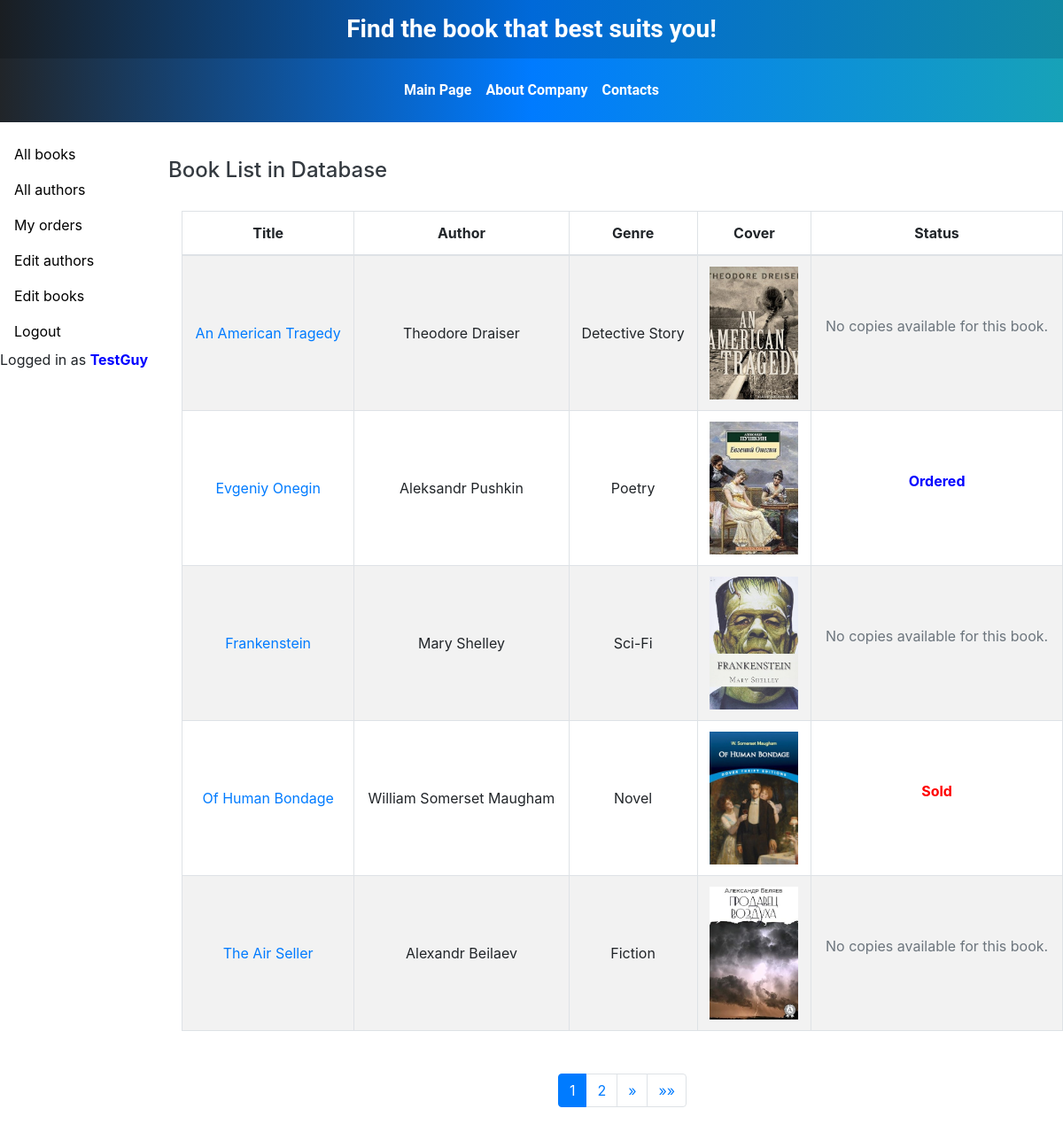
The app's page /books/ (signed in) with its own data.
### catalog/models.py (models this page shows, shortened)
class Book(models.Model):
    title = models.CharField(max_length=200,
                             help_text="Enter the title of the book",
                             verbose_name="Book Title")
    genre = models.ForeignKey('Genre',
                              on_delete=models.CASCADE,
                              help_text="Enter the genre of the book",
                              verbose_name="Book Genre",
                              null=True)
    language = models.ForeignKey('Language',
                                 on_delete=models.CASCADE,
                                 help_text="Enter the language of the book",
                                 verbose_name="Book Language",
                                 null=True)
    publisher = models.ForeignKey('Publisher',
                                  on_delete=models.CASCADE,
                                  help_text="Enter the publisher of the book",
                                  verbose_name="Publisher",
                                  null=True)
    year = models.CharField(max_length=4,
                            help_text="Enter the year of the book",
                            verbose_name="Book Year")
    author = models.ManyToManyField('Author',
                                    help_text="Enter the author(s) of the book",
                                    verbose_name="Book Author(s)")
    summary = models.TextField(max_length=1000,
                               help_text="Enter the short summary of the book",
                               verbose_name="Book Annotation")
    isbn = models.CharField(max_length=13,
                            help_text="It must contain 13 symbols",
                            verbose_name="ISBN of the Book")
    photo = models.ImageField(upload_to="images",
                              help_text="Enter the cover of the book",
                              verbose_name="Book Cover")
    class Meta:
        ordering = ['title']  # Default ordering by book title
    def display_author(self):
        return ', '.join([f"{author.first_name} {author.last_name}" for author in self.author.all()])
    display_author.short_description = 'Authors'

class Author(models.Model):
    first_name = models.CharField(max_length=100,
                                  help_text="Enter the name of the author",
                                  verbose_name="Author Name")
    last_name = models.CharField(max_length=100,
                                 help_text="Enter the surname of the author",
                                 verbose_name="Author Surname")
    date_of_birth = models.DateField(help_text="Enter the date of birth",
                                     verbose_name="Birthday",
                                     null=True,
                                     blank=True)
    about = models.TextField(help_text="Enter the data about author",
                             verbose_name="About author")
    photo = models.ImageField(upload_to='images',
                              help_text="Upload author photo",
                              verbose_name="Author Photo",
                              null=True,
                              blank=True)

class Genre(models.Model):
    name = models.CharField(max_length=200,
                            help_text="Enter the genre of the book",
                            verbose_name="Book Genre")

class BookInstance(models.Model):
    book = models.ForeignKey('Book',
                             on_delete=models.CASCADE,
                             null=True)
    inv_num = models.CharField(max_length=20,
                               null=True,
                               help_text="Enter the inventory number",
                               verbose_name="Inventory Number")
    status = models.ForeignKey('Status',
                               on_delete=models.CASCADE,
                               null=True,
                               help_text="Change the status of the book",
                               verbose_name='Status of the book')
    due_back = models.DateField(null=True,
                                blank=True,
                                help_text="Enter the due date",
                                verbose_name="Due date")
    borrower = models.ForeignKey(User,
                                 on_delete= models.SET_NULL,
                                 null=True,
                                 blank=True,
                                 verbose_name='Customer',
                                 help_text='Choose Customer',
                                 )
    class Meta:
        ordering = ["due_back"]

class Status(models.Model):
    name = models.CharField(max_length=20,
                            help_text="Enter the status of the book instance",
                            verbose_name="Book Status")

### catalog/views.py (the view)
# urls.py: path('books/', login_required(views.BookListView.as_view()), name='books'),
class BookListView(ListView):
    model = Book
    context_object_name = 'books'
    paginate_by = 5

### templates/catalog/book_list.html (shortened to what this page needs)
{% extends 'catalog/base.html' %}
{% block content %}
<div class="container mt-4">
    <div class="row text-center text-dark mb-4">
        <h4>Book List in Database</h4>
    </div>
    {% if books %}
    <table class="table table-striped table-bordered text-center">
        <thead>
        <tr>
            <th>Title</th>
            <th>Author</th>
            <th>Genre</th>
            <th>Cover</th>
            <th>Status</th>
        </tr>
        </thead>
        <tbody>
        {% for book in books %}
        <tr>
            <td class="align-middle"><a href="{% url 'book-detail' book.id %}">{{ book.title }}</a></td>
            <td class="align-middle">{{ book.display_author }}</td>
            <td class="align-middle">{{ book.genre.name }}</td>
            <td class="align-middle">
                {% if book.photo %}
                <div style="width: 100px; height: 150px; margin: 0 auto;">
                    <img src="{{ book.photo.url }}" alt="Cover of {{ book.title }}" class="img-fluid" style="width: 100%; height: 100%; object-fit: cover;">
                </div>
                {% else %}
                <span class="text-muted">No cover available</span>
                {% endif %}
            </td>
            <td class="align-middle">
            {% if book.bookinstance_set.exists %}
                <ul class="list-unstyled">
                    {% include "catalog/book_status.html" %}
                </ul>
            {% else %}
                <p class="text-muted">No copies available for this book.</p>
            {% endif %}
            </td>
        </tr>
        {% endfor %}
        </tbody>
    </table>
    {% else %}
    <p class="text-muted text-center">There are no books in the database.</p>
    {% endif %}
</div>
{% endblock %}

### templates/catalog/base.html (shortened to what this page needs)
<!doctype html>
<html lang="en">
<head>
    {% load static %}
    <link rel="stylesheet" href="https://stackpath.bootstrapcdn.com/bootstrap/4.5.2/css/bootstrap.min.css">
    <link rel="stylesheet" href="https://cdnjs.cloudflare.com/ajax/libs/font-awesome/4.7.0/css/font-awesome.min.css">
</head>
<body>
<div class="wrapper">
    <header class="header">
        <div class="container">
            <div class="row align-items-center">
                <div class="col-12 text-center text-md-left">
                    <h3 class="text-center font-weight-bold mb-0">
                        Find the book that best suits you!
                    </h3>
                </div>
            </div>
        </div>
    </header>
    <nav class="navbar navbar-expand-lg navbar-custom">
        <div class="container">
            <div class="collapse navbar-collapse justify-content-center" id="navbarNav">
                <ul class="navbar-nav">
                    <li class="nav-item">
                        <a class="nav-link" href="{% url 'index' %}">Main Page</a>
                    </li>
                    <li class="nav-item">
                        <a class="nav-link" href="{% url 'about' %}">About Company</a>
                    </li>
                    <li class="nav-item">
                        <a class="nav-link" href="{% url 'contacts' %}">Contacts</a>
                    </li>
                </ul>
            </div>
        </div>
    </nav>
    <div class="container-fluid content-area">
        <div class="row">
            <div class="col-2">
                {% block sidebar %}
                <nav class="nav flex-column">
                    <a class="nav-link" href="{% url 'books' %}">All books</a>
                    <a class="nav-link" href="{% url 'authors-list' %}">All authors</a>
                    {% if user.is_authenticated %}
                    <a class="nav-link" href="{% url 'my-borrowed-books' %}">My orders</a>
                    <a class="nav-link" href="{% url 'edit-authors' %}">Edit authors</a>
                    <a class="nav-link" href="{% url 'edit-books' %}">Edit books</a>
                    <a class="nav-link" href="#" onclick="event.preventDefault(); document.getElementById('logout-form').submit();">Logout</a>
                    <div>Logged in as <span style="color: blue; font-weight: bold;">{{ user.get_username }}</span></div>
                    {% else %}
                    <a class="nav-link" href="{% url 'login' %}">Login</a>
                    {% endif %}
                </nav>
                {% endblock sidebar %}
            </div>
            <div class="col-10">
                <div class="row text-center">
                    {% block content %}
                    {% endblock content %}
                </div>
                {% if page_obj %}
                <div class="d-flex justify-content-center mt-3">
                    <nav aria-label="Page navigation">
                        <ul class="pagination">
                            {% for num in page_obj.paginator.page_range %}
                                {% if page_obj.number == num %}
                                    <li class="page-item active"><span class="page-link">{{ num }}</span></li>
                                {% elif num > page_obj.number|add:-3 and num < page_obj.number|add:3 %}
                                    <li class="page-item"><a class="page-link" href="?page={{ num }}">{{ num }}</a></li>
                                {% endif %}
                            {% endfor %}
                            {% if page_obj.has_next %}
                            <li class="page-item">
                                <a class="page-link" href="?page={{ page_obj.next_page_number }}" aria-label="Next">
                                    <span aria-hidden="true">&raquo;</span>
                                </a>
                            </li>
                            <li class="page-item">
                                <a class="page-link" href="?page={{ page_obj.paginator.num_pages }}" aria-label="Last">
                                    <span aria-hidden="true">&raquo;&raquo;</span>
                                </a>
                            </li>
                            {% endif %}
                        </ul>
                    </nav>
                </div>
                {% endif %}
            </div>
        </div>
    </div>
</div>
</body>
</html>

### templates/catalog/book_status.html
{% for copy in book.bookinstance_set.all %}
    <ul class="list-unstyled">
        {% if copy.status.name == "Sold" %}
            <span style="color: red; font-weight: bold;">{{ copy.status.name }}</span>
        {% elif copy.status.name == "Ordered" %}
            <span style="color: blue; font-weight: bold;">{{ copy.status.name }}</span>
        {% elif copy.status.name == "Available" %}
            <span style="color: green; font-weight: bold;">{{ copy.status.name }}</span>
        {% endif %}
    </ul>
{% endfor %}

### templates/catalog/base.html (style rules this page uses)
.header { background: linear-gradient(90deg, #1a1e22, #0069d9, #1289a3); color: #fff; padding: 1rem 0; font-family: 'Roboto', sans-serif; }
.header h3 { font-size: 1.75rem; margin: 0; }
.navbar-custom { background: linear-gradient(90deg, #212529, #007bff, #17a2b8); color: #fff; padding: 1rem 0; font-family: 'Roboto', sans-serif; }
.navbar-custom .navbar-nav .nav-link { font-weight: bold; color: white; transition: color 0.3s ease, background-color 0.3s ease; }
.nav-link { color: #000; }
.pagination { justify-content: center; margin-top: 1rem; }
html, body { height: 100%; margin: 0; }
.wrapper { min-height: 100%; display: flex; flex-direction: column; }
.content-area { padding: 1rem 0; }

### templates/catalog/book_list.html (style rules this page uses)
.table td, .table th { vertical-align: middle; }
.img-fluid { display: block; margin: 0 auto; }

### records on screen
Book: title "An American Tragedy", display_author "Theodore Draiser", genre.name "Detective Story", photo (picture), shows "No copies available for this book."
Book: title "Evgeniy Onegin", display_author "Aleksandr Pushkin", genre.name "Poetry", photo (picture)
BookInstance: status.name "Ordered"
Book: title "Frankenstein", display_author "Mary Shelley", genre.name "Sci-Fi", photo (picture), shows "No copies available for this book."
Book: title "Of Human Bondage", display_author "William Somerset Maugham", genre.name "Novel", photo (picture)
BookInstance: status.name "Sold"
Book: title "The Air Seller", display_author "Alexandr Beilaev", genre.name "Fiction", photo (picture), shows "No copies available for this book."

### other values on screen
{{ user.get_username }} "TestGuy"
{{ num }} "1"
{{ num }} "2"
